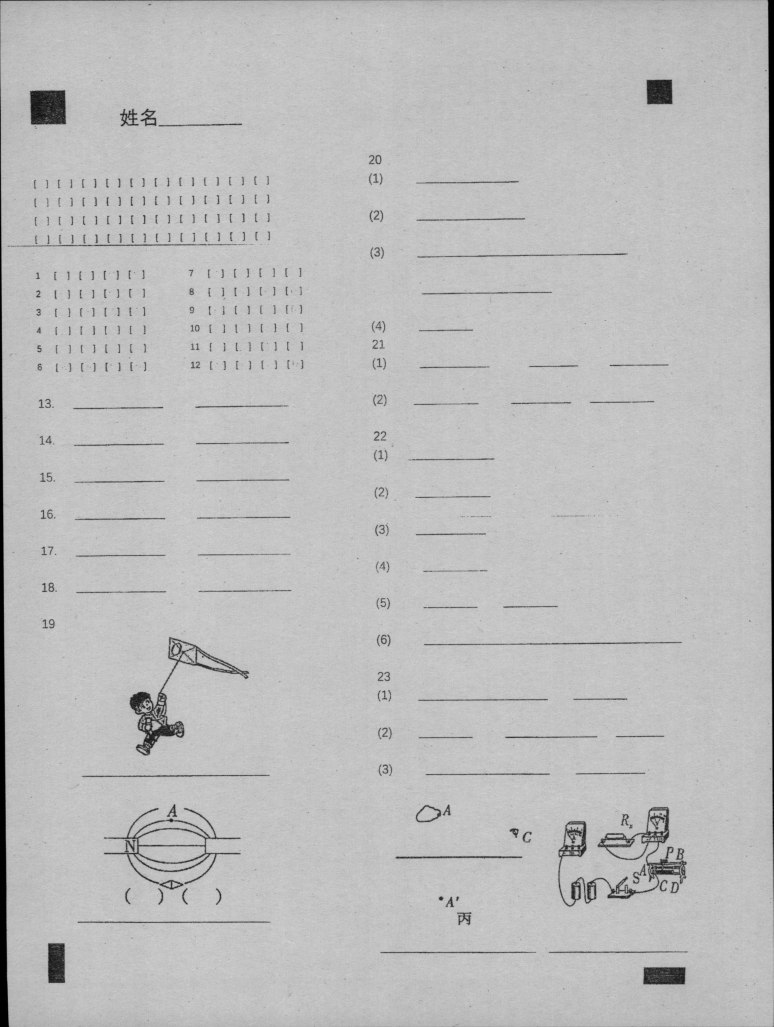
#> input picture app/templates/混合题模板_客观主观_v1/template_20260512_drawing_layout.jpg, 2320 x 3081 px (shown at 1/3 size); its folder holds only this picture in this run
$ python -i marker_utils.py   (imports and definitions only)
#> lines starting #> are read from the running program, lines starting #| are printed output that depends on the picture; after the words box and inside, x2 and y2 are one past the last pixel; in counts of white or black regions, pixels touching at a corner belong together
### app/marker_detector.py
from __future__ import annotations

import argparse
import json
from dataclasses import dataclass, asdict
from pathlib import Path
from typing import Dict, List, Tuple

import cv2
import numpy as np
from PIL import Image

PROJECT_DIR = Path(__file__).resolve().parent
DEFAULT_TEMPLATE_JSON = PROJECT_DIR / 'marker_template.json'
DEFAULT_DEBUG_IMAGE = PROJECT_DIR / 'marker_detection_debug.png'
DEFAULT_ALIGNED_IMAGE = PROJECT_DIR / 'marker_aligned_preview.png'
EDGE_IGNORE_PX = 16


@dataclass
class MarkerSpec:
    key: str
    label: str
    roi: Tuple[float, float, float, float]  # x1, y1, x2, y2 in relative coords
    expected_ratio: float
    min_ratio: float
    max_ratio: float
    min_area_ratio: float
    max_area_ratio: float = 0.0025


MARKER_SPECS: List[MarkerSpec] = [
    MarkerSpec('top_left_big_square', '左上大方块', (0.00, 0.00, 0.22, 0.15), 1.0, 0.75, 1.30, 0.0006, 0.0018),
    MarkerSpec('top_right_small_square', '右上小方块', (0.78, 0.00, 1.00, 0.15), 1.0, 0.75, 1.30, 0.00030, 0.00085),
    MarkerSpec('bottom_left_vertical_rect', '左下竖矩形', (0.00, 0.85, 0.22, 1.00), 0.45, 0.20, 0.75, 0.00035, 0.0010),
    MarkerSpec('bottom_right_horizontal_rect', '右下横矩形', (0.78, 0.85, 1.00, 1.00), 2.35, 1.50, 3.50, 0.00035, 0.0012),
]


@dataclass
class Detection:
    key: str
    label: str
    bbox: Tuple[int, int, int, int]
    center: Tuple[float, float]
    area: float
    ratio: float
    score: float


ROTATIONS = [
    ('rot0', None),
    ('rot180', cv2.ROTATE_180),
    ('rot90cw', cv2.ROTATE_90_CLOCKWISE),
    ('rot90ccw', cv2.ROTATE_90_COUNTERCLOCKWISE),
]


def load_bgr(image_path: Path) -> np.ndarray:
    pil = Image.open(image_path).convert('RGB')
#> pil is the input picture: PIL image 2320x3081 RGB; min 0, max 229, mean 189.3
    return cv2.cvtColor(np.array(pil), cv2.COLOR_RGB2BGR)


def preprocess(bgr: np.ndarray) -> np.ndarray:
    gray = cv2.cvtColor(bgr, cv2.COLOR_BGR2GRAY)
    blur = cv2.GaussianBlur(gray, (5, 5), 0)
    _, th = cv2.threshold(blur, 0, 255, cv2.THRESH_BINARY_INV + cv2.THRESH_OTSU)
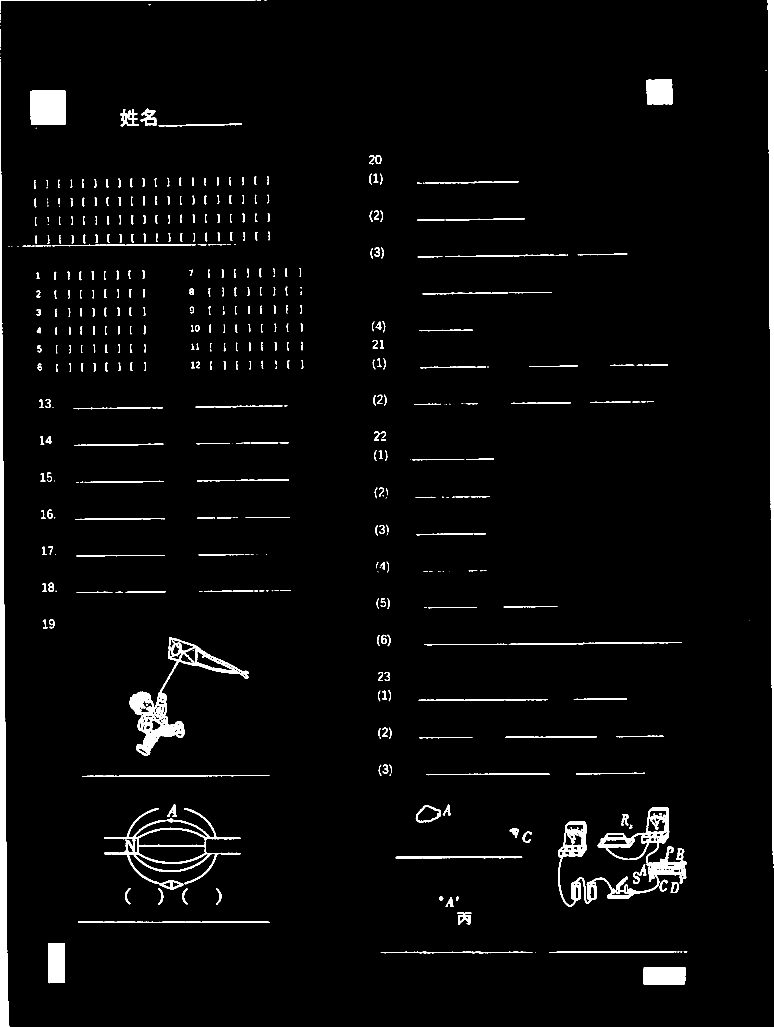
#> th: shape (3081, 2320) (shown at 1/3 size); 3% white; 480 white regions (86 under 20 px), largest, box (x1, y1, x2, y2) and area: (0, 185, 28, 3081) 33987, (2302, 0, 2320, 2592) 23093, (1675, 2421, 2060, 2720) 23030
    kernel = cv2.getStructuringElement(cv2.MORPH_RECT, (3, 3))
    th = cv2.morphologyEx(th, cv2.MORPH_OPEN, kernel)
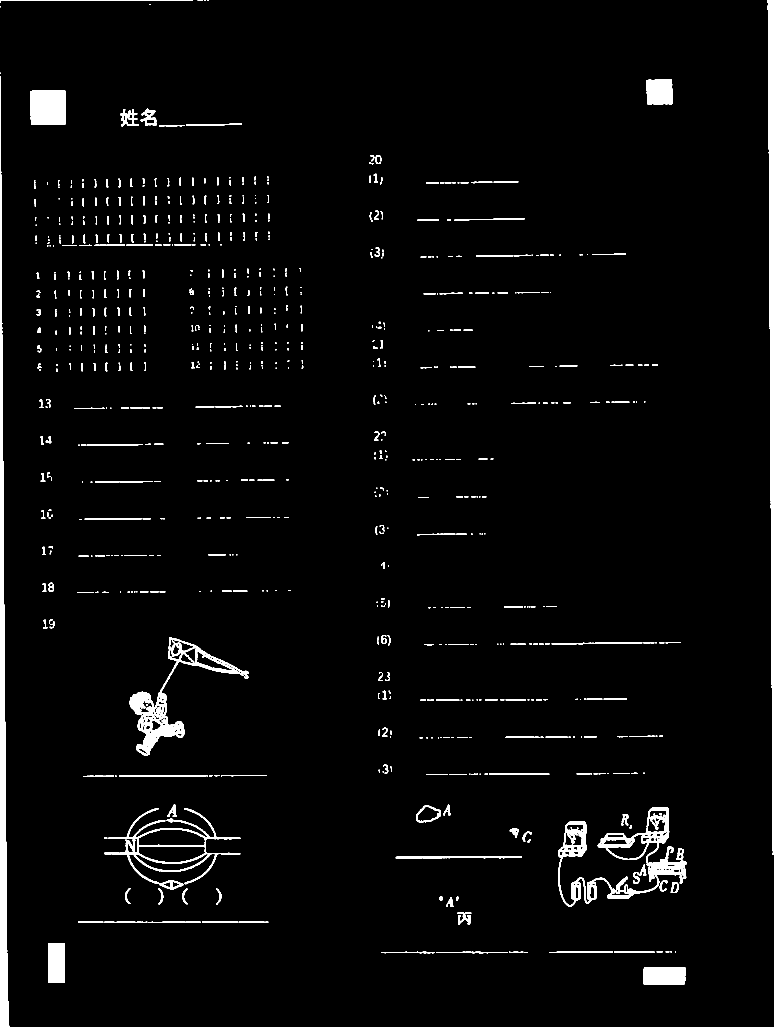
#> th: shape (3081, 2320) (shown at 1/3 size); 2.8% white; 881 white regions (308 under 20 px), largest, box (x1, y1, x2, y2) and area: (0, 237, 28, 3081) 33913, (2302, 0, 2320, 2554) 23037, (1675, 2421, 2060, 2720) 22890
    return th


def roi_to_abs(spec: MarkerSpec, width: int, height: int) -> Tuple[int, int, int, int]:
    x1 = int(spec.roi[0] * width)
    y1 = int(spec.roi[1] * height)
    x2 = int(spec.roi[2] * width)
    y2 = int(spec.roi[3] * height)
    return x1, y1, x2, y2


def contour_score(spec: MarkerSpec, x: int, y: int, w: int, h: int, area: float, img_w: int, img_h: int) -> float:
    if h <= 0 or w <= 0:
        return -1.0
    ratio = w / h
    if not (spec.min_ratio <= ratio <= spec.max_ratio):
        return -1.0
    area_ratio = area / (img_w * img_h)
    if not (spec.min_area_ratio <= area_ratio <= spec.max_area_ratio):
        return -1.0
    fill = area / max(w * h, 1)
    ratio_penalty = abs(ratio - spec.expected_ratio)
    score = area * 0.001 + fill * 10.0 - ratio_penalty * 6.0
    return float(score)


def detect_marker_in_roi(binary: np.ndarray, spec: MarkerSpec) -> Detection | None:
    img_h, img_w = binary.shape[:2]
    rx1, ry1, rx2, ry2 = roi_to_abs(spec, img_w, img_h)
    roi = binary[ry1:ry2, rx1:rx2]
    contours, _ = cv2.findContours(roi, cv2.RETR_EXTERNAL, cv2.CHAIN_APPROX_SIMPLE)

    best = None
    best_score = -1e18
    for cnt in contours:
        area = cv2.contourArea(cnt)
        if area <= 0:
            continue
        x, y, w, h = cv2.boundingRect(cnt)
        ax, ay = rx1 + x, ry1 + y
        if ax <= EDGE_IGNORE_PX or ay <= EDGE_IGNORE_PX or ax + w >= img_w - EDGE_IGNORE_PX or ay + h >= img_h - EDGE_IGNORE_PX:
            # 扫描仪边缘黑边通常会贴边，优先排除
            continue
        score = contour_score(spec, ax, ay, w, h, area, img_w, img_h)
        if score > best_score:
            ratio = w / max(h, 1)
            best_score = score
            best = Detection(
                key=spec.key,
                label=spec.label,
                bbox=(ax, ay, w, h),
                center=(ax + w / 2, ay + h / 2),
                area=float(area),
                ratio=float(ratio),
                score=float(score),
            )
    return best


def validate_marker_layout(detections: Dict[str, Detection], img_w: int, img_h: int) -> bool:
    if len(detections) != 4:
        return False
    tl = detections.get('top_left_big_square')
    tr = detections.get('top_right_small_square')
    bl = detections.get('bottom_left_vertical_rect')
    br = detections.get('bottom_right_horizontal_rect')
    if not (tl and tr and bl and br):
        return False
    if tl.score <= 0 or tr.score <= 0 or bl.score <= 0 or br.score <= 0:
        return False
    # 左上大方块必须明显大于右上小方块
    if tl.area < tr.area * 1.15:
        return False
    # 四角形成的矩形几何对齐约束（上下边水平，左右边竖直）
    if abs(tl.center[1] - tr.center[1]) / img_h > 0.06:
        return False
    if abs(bl.center[1] - br.center[1]) / img_h > 0.06:
        return False
    if abs(tl.center[0] - bl.center[0]) / img_w > 0.06:
        return False
    if abs(tr.center[0] - br.center[0]) / img_w > 0.06:
        return False
    return True


def detect_markers_once(bgr: np.ndarray) -> Tuple[Dict[str, Detection], float]:
    binary = preprocess(bgr)
    img_h, img_w = binary.shape[:2]
    detections: Dict[str, Detection] = {}
    total_score = 0.0
    for spec in MARKER_SPECS:
        det = detect_marker_in_roi(binary, spec)
        if det is None:
            return {}, -1e18
        detections[spec.key] = det
        total_score += det.score
#> this loop made 4 passes
#> total_score on passes 1 to 4: 19.67, 34.29, 49.43, 64.68
#> pass 1, in detect_marker_in_roi, `roi = binary[ry1:ry2, rx1:rx2]`:
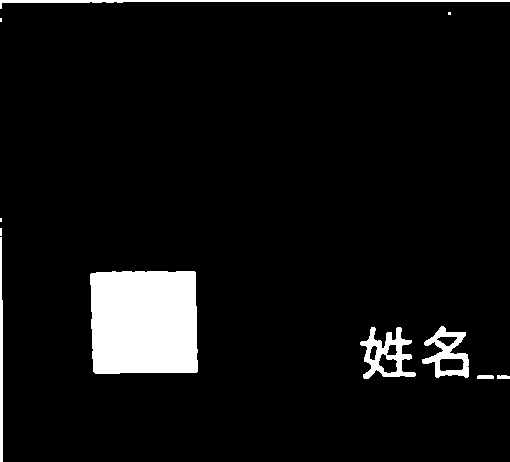
#> roi: shape (462, 510); 6.3% white; 11 white regions (4 under 20 px), largest, box (x1, y1, x2, y2) and area: (90, 271, 198, 374) 10715, (360, 327, 416, 379) 1270, (0, 0, 510, 9) 1146
#> pass 2, in detect_marker_in_roi (call 2), `roi = binary[ry1:ry2, rx1:rx2]`:
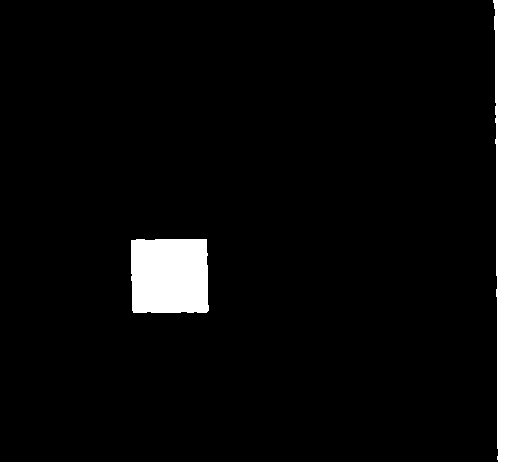
#> roi: shape (462, 511); 5.3% white; 2 white regions, box (x1, y1, x2, y2) and area: (493, 0, 511, 462) 6891, (131, 239, 209, 313) 5616
#> pass 3, in detect_marker_in_roi (call 3), `roi = binary[ry1:ry2, rx1:rx2]`:
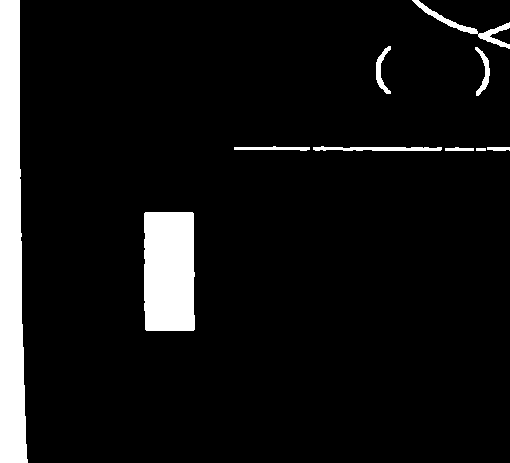
#> roi: shape (463, 510); 7.7% white; 10 white regions, largest, box (x1, y1, x2, y2) and area: (0, 0, 28, 463) 10181, (144, 212, 195, 331) 5932, (412, 0, 510, 49) 696
#> after the loop, detections = 4 items; total_score = 64.68
    if not validate_marker_layout(detections, img_w, img_h):
        return {}, -1e18
    return detections, total_score


def rotate_bgr(bgr: np.ndarray, code) -> np.ndarray:
    return bgr if code is None else cv2.rotate(bgr, code)


# [72 lines left out: functions detect_markers_with_orientation, draw_debug, to_jsonable, save_template_config, not called in this run]


def load_template_config(path: Path) -> dict:
    return json.loads(path.read_text(encoding='utf-8'))


# [17 lines left out: function align_bgr_to_template, not called in this run]


def align_to_template(best_result: dict, template_cfg: dict, out_path: Path):
    warped = align_bgr_to_template(best_result, template_cfg)
    cv2.imwrite(str(out_path), warped)


# [41 lines left out: functions align_image_path_to_template, auto_pick_latest_template, main, not called in this run]


# [2 lines that do not run on import are left out]

### app/marker_utils.py
from __future__ import annotations

from collections import deque
from pathlib import Path
from typing import Dict, Iterable, List, Tuple

import numpy as np
from PIL import Image, ImageDraw

try:
    import fitz  # PyMuPDF
except Exception:  # pragma: no cover
    fitz = None

try:
    from marker_detector import detect_markers_once, load_bgr
except Exception:  # pragma: no cover
    detect_markers_once = None
    load_bgr = None


Point = Tuple[float, float]


# [101 lines left out: functions load_image_any, resize_for_detection, otsu_threshold, _connected_components, not called in this run]


def detect_corner_markers_by_shape(image_path: Path) -> dict | None:
    if detect_markers_once is None or load_bgr is None:
        return None
    try:
        bgr = load_bgr(Path(image_path))
        detections, score = detect_markers_once(bgr)
#> detections = 4 items; score = 64.68
        if not detections:
            return None
        mapping = {
            'top_left': 'top_left_big_square',
            'top_right': 'top_right_small_square',
            'bottom_right': 'bottom_right_horizontal_rect',
            'bottom_left': 'bottom_left_vertical_rect',
        }
        markers: Dict[str, dict] = {}
        for generic_key, detector_key in mapping.items():
            det = detections.get(detector_key)
            if det is None:
                return None
            x, y, w, h = det.bbox
            fill_ratio = float(det.area) / max(w * h, 1)
            markers[generic_key] = {
                'center': {'x': round(det.center[0], 2), 'y': round(det.center[1], 2)},
                'bbox': {
                    'left': round(x, 2),
                    'top': round(y, 2),
                    'right': round(x + w, 2),
                    'bottom': round(y + h, 2),
                },
                'area_scaled': int(round(det.area)),
                'fill_ratio': round(fill_ratio, 4),
                'diagnostics': {
                    'width_scaled': int(w),
                    'height_scaled': int(h),
                    'ratio': round(float(det.ratio), 4),
                    'score': round(float(det.score), 4),
                    'detector': 'shape',
                },
            }
#> this loop made 4 passes
#> (x, y, w, h, fill_ratio) on passes 1 to 4: (90, 271, 108, 103, 0.945), (1940, 239, 78, 74, 0.947), (1930, 2901, 127, 53, 0.928), (144, 2830, 51, 119, 0.95)
#> after the loop, markers = 4 items
        return {
            'image_path': str(Path(image_path)),
            'image_size': {'width': int(bgr.shape[1]), 'height': int(bgr.shape[0])},
            'scaled_detection_size': {'width': int(bgr.shape[1]), 'height': int(bgr.shape[0])},
            'threshold': None,
            'scale': 1.0,
            'candidates_found': len(detections),
            'detector': 'shape',
            'markers': markers,
        }
    except Exception:
        return None


def detect_corner_markers(
    image_path: Path,
    *,
    max_side: int = 1000,
    manual_threshold: int | None = None,
    min_area_ratio: float = 0.00015,
    corner_window_ratio: float = 0.45,
) -> dict:
    """检测四角定位块，返回原图坐标系中的中心点与框。优先使用形状感知检测，失败时回退到通用黑块检测。"""
    shape_payload = detect_corner_markers_by_shape(image_path)
#> shape_payload = 8 items
    if shape_payload is not None:
        return shape_payload

    img = load_image_any(Path(image_path))
    small, scale = resize_for_detection(img, max_side=max_side)
    gray = small.convert('L')
    threshold = manual_threshold if manual_threshold is not None else min(170, otsu_threshold(gray))
    pixels = gray.load()
    width, height = small.size
    binary = bytearray(1 if pixels[x, y] <= threshold else 0 for y in range(height) for x in range(width))
    components = _connected_components(binary, width, height)

    min_area = width * height * min_area_ratio
    candidates = []
    for comp in components:
        area = comp['area']
        w = comp['width']
        h = comp['height']
        aspect = max(w / max(1, h), h / max(1, w))
        if area < min_area:
            continue
        if aspect > 2.6:
            continue
        if comp['fill_ratio'] < 0.08:
            continue
        candidates.append(comp)

    if not candidates:
        raise RuntimeError('没有检测到像样的定位块候选，请检查模板是否清晰、定位块是否足够黑。')

    corner_targets = {
        'top_left': (0, 0),
        'top_right': (width - 1, 0),
        'bottom_right': (width - 1, height - 1),
        'bottom_left': (0, height - 1),
    }
    markers: Dict[str, dict] = {}
    used_ids = set()
    diag = (width ** 2 + height ** 2) ** 0.5

    # [56 lines left out: functions in_corner_window, edge_distance_ratio, score_component, not called in this run]

    chosen_components = {}
    area_reference = []

    for name, (cx, cy) in corner_targets.items():
        available = [(idx, comp) for idx, comp in enumerate(candidates) if idx not in used_ids]
        windowed = [(idx, comp) for idx, comp in available if in_corner_window(name, comp['center'][0], comp['center'][1])]
        pool = windowed if windowed else available

        area_hint = float(np.median(area_reference)) if area_reference else None
        scored = []
        for idx, comp in pool:
            score = score_component(name, comp, cx, cy, area_hint)
            scored.append((score, idx, comp))
        scored.sort(key=lambda item: item[0])

        best = None
        if name != 'bottom_left' and name != 'bottom_right':
            if scored:
                _, idx, comp = scored[0]
                best = (idx, comp)
        else:
            # 左下/右下角都使用更保守的挑选：先看前几名候选，明显不贴边或尺寸异常就跳过
            for _, idx, comp in scored[:6]:
                cx0, cy0 = comp['center']
                if name == 'bottom_left':
                    near_primary = cx0 <= width * 0.22
                    near_secondary = cy0 >= height * 0.80
                else:
                    near_primary = cx0 >= width * 0.85
                    near_secondary = cy0 >= height * 0.80
                area_ok = True
                if area_hint is not None:
                    area_ratio = comp['area'] / max(area_hint, 1.0)
                    area_ok = 0.40 <= area_ratio <= 2.0
                # 右下角额外硬性要求
                if name == 'bottom_right':
                    aspect_ok = (comp['width'] / max(1, comp['height'])) >= 1.3
                    # 必须足够大，避免被小填涂框骗走
                    if comp['area'] < 400:
                        continue
                else:
                    aspect_ok = True
                if near_primary and near_secondary and area_ok and aspect_ok:
                    best = (idx, comp)
                    break
            if best is None and scored:
                _, idx, comp = scored[0]
            # 右下角即使回退也必须面积足够，否则报错
            if name == 'bottom_right' and comp['area'] < 400:
                raise RuntimeError(f'右下角定位块失败：未找到面积≥400的候选，实际最优候选面积={comp["area"]}。请检查右下角定位块是否完整清晰。')
                best = (idx, comp)

        if best is None:
            raise RuntimeError(f'未能定位到 {name} 定位块，请检查该角定位块是否完整。')
        used_ids.add(best[0])
        comp = best[1]
        chosen_components[name] = comp
        area_reference.append(comp['area'])
        ox0, oy0, ox1, oy1 = [round(v / scale, 2) for v in comp['bbox']]
        ocx, ocy = round(comp['center'][0] / scale, 2), round(comp['center'][1] / scale, 2)
        markers[name] = {
            'center': {'x': ocx, 'y': ocy},
            'bbox': {'left': ox0, 'top': oy0, 'right': ox1, 'bottom': oy1},
            'area_scaled': comp['area'],
            'fill_ratio': comp['fill_ratio'],
            'diagnostics': {
                'width_scaled': comp['width'],
                'height_scaled': comp['height'],
                'edge_distance_ratio': round(edge_distance_ratio(name, comp['center'][0], comp['center'][1]), 4),
            },
        }

    return {
        'image_path': str(Path(image_path)),
        'image_size': {'width': img.width, 'height': img.height},
        'scaled_detection_size': {'width': width, 'height': height},
        'threshold': threshold,
        'scale': scale,
        'candidates_found': len(candidates),
        'markers': markers,
    }


# [95 lines left out: functions save_marker_debug_image, solve_linear_system, compute_homography, apply_homography, ordered_marker_points, marker_geometry_stats and 1 more, not called in this run]


def signature_error(sig_a: dict, sig_b: dict) -> float:
    keys = ['top_left', 'top_right', 'bottom_right', 'bottom_left']
    return sum(abs(sig_a[k] - sig_b[k]) for k in keys) / len(keys)

>>> result = detect_corner_markers('templates/混合题模板_客观主观_v1/template_20260512_drawing_layout.jpg')
#> result = 8 items
